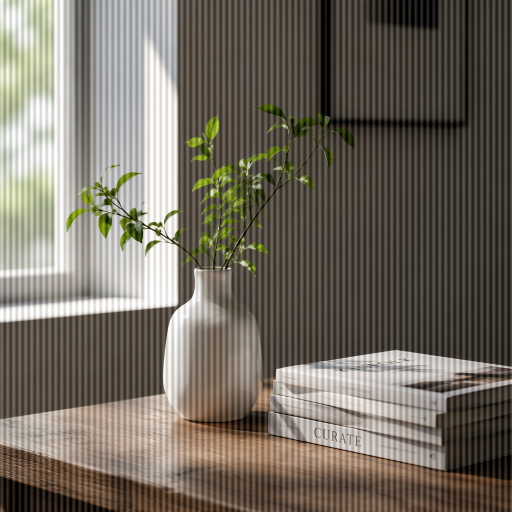
#> input picture 底层算法演示/周期性噪声/assets/periodic_noise.png, 1024 x 1024 px (shown at 1/2 size); the run also reads 1 picture not shown here
$ python periodic_noise.py --input ../assets/periodic_noise.png
#> lines starting #> are read from the running program, lines starting #| are printed output that depends on the picture; after the words box and inside, x2 and y2 are one past the last pixel; in counts of white or black regions, pixels touching at a corner belong together
# -*- coding: utf-8 -*-
"""
@file    periodic_noise.py
@brief   周期性噪声演示：在频域定位噪声峰值并用陷波滤波器去除。
@details 流程：傅里叶变换 -> 定位噪声峰值 -> 构造陷波滤波器 -> 逆变换复原。
@note    依赖：opencv-python、numpy
         周期性噪声在频域表现为成对出现的孤立亮点（关于零频对称），
         用陷波掩膜把它们和对称点一起挖掉即可，比空域滤波干净得多。
"""

import argparse
import math
import os

import cv2
import numpy as np

PANEL_WIDTH = 480
PANEL_HEIGHT = 360
TITLE_HEIGHT = 30


def locate_asset(file_name):
    """@brief 在若干候选位置中查找素材，便于从不同工作目录运行。"""
#> called with file_name = 'photo.png'
    candidates = [
        os.path.join("..", "..", "assets", file_name),
        os.path.join("..", "assets", file_name),
        os.path.join("assets", file_name),
    ]
    for path in candidates:
        if os.path.exists(path):
            return path
    return candidates[0]


def output_dir_for(input_path):
    """@brief 由素材路径推导输出目录：<demo>/assets/x.png -> <demo>/output。"""
    directory = os.path.dirname(input_path)
    if os.path.basename(directory) == "assets":
        directory = os.path.dirname(directory)
    return os.path.join(directory, "output")


def fit_panel(image, title):
    """@brief 等比缩放并居中留白到固定面板。"""
    bgr = cv2.cvtColor(image, cv2.COLOR_GRAY2BGR) if image.ndim == 2 else image
    scale = min(PANEL_WIDTH / bgr.shape[1], PANEL_HEIGHT / bgr.shape[0])
    scaled = cv2.resize(bgr, None, fx=scale, fy=scale, interpolation=cv2.INTER_AREA)
    panel = np.full((PANEL_HEIGHT + TITLE_HEIGHT, PANEL_WIDTH, 3), 255, dtype=np.uint8)
    x = (PANEL_WIDTH - scaled.shape[1]) // 2
    y = TITLE_HEIGHT + (PANEL_HEIGHT - scaled.shape[0]) // 2
    panel[y:y + scaled.shape[0], x:x + scaled.shape[1]] = scaled
    cv2.putText(panel, title, (8, 21), cv2.FONT_HERSHEY_SIMPLEX, 0.5, (0, 0, 0), 1, cv2.LINE_AA)
    return panel


def montage(panels, cols):
    """@brief 按列数拼接等尺寸面板。"""
    rows = (len(panels) + cols - 1) // cols
    h, w = panels[0].shape[:2]
    canvas = np.full((rows * h, cols * w, 3), 255, dtype=np.uint8)
    for index, panel in enumerate(panels):
        r, c = divmod(index, cols)
        canvas[r * h:r * h + panel.shape[0], c * w:c * w + panel.shape[1]] = panel[:h, :w]
    return canvas


def psnr(image, reference):
    """@brief 计算两幅 8 位灰度图的 PSNR(dB)。"""
    diff = image.astype(np.float64) - reference.astype(np.float64)
    mse = float(np.mean(diff * diff))
    return 99.0 if mse <= 0 else 10.0 * math.log10(255.0 * 255.0 / mse)


def main():
    """@brief 主流程：频谱峰值检测 + 陷波滤波。"""
    parser = argparse.ArgumentParser(
        description="周期性噪声演示：DFT 峰值检测 + 陷波滤波")
    parser.add_argument("-i", "--input", default=None,
                        help="含噪图像，缺省读取 assets/periodic_noise.png")
    parser.add_argument("-r", "--reference", default=None,
                        help="干净参考图，缺省读取 assets/photo.png")
    parser.add_argument("-o", "--output", default=None,
                        help="输出图像路径，缺省写入 <目录>/output/periodic_noise.png")
    parser.add_argument("-p", "--peaks", type=int, default=4,
                        help="要挖掉的峰值对数量")
    parser.add_argument("-n", "--notchRadius", type=int, default=7,
                        help="陷波半径(像素)")
    parser.add_argument("-d", "--display", action="store_true", help="弹窗显示")
    args = parser.parse_args()

    input_path = args.input or locate_asset("periodic_noise.png")
    ref_path = args.reference or locate_asset("photo.png")

    src_color = cv2.imread(input_path, cv2.IMREAD_COLOR)
#> src_color is the input picture: shape (1024, 1024, 3); mean B, G, R 97.6, 108.1, 115.1
    if src_color is None:
        raise FileNotFoundError("无法读取图像: {}".format(os.path.abspath(input_path)))
    gray = cv2.cvtColor(src_color, cv2.COLOR_BGR2GRAY)
    img = gray.astype(np.float32)

    # 步骤 1：傅里叶变换并求对数幅度谱。
    spectrum = np.fft.fft2(img)
    magnitude = np.log1p(np.abs(spectrum))
    magnitude = np.fft.fftshift(magnitude)
    spectrum_view = cv2.normalize(magnitude, None, 0, 255, cv2.NORM_MINMAX).astype(np.uint8)

    # 步骤 2：定位噪声峰值。屏蔽中心低频区，再逐个做非极大值抑制。
    radius = max(2, args.notchRadius)
    peak_count = max(1, args.peaks)
    work = magnitude.copy()
    center = (work.shape[1] // 2, work.shape[0] // 2)
#> center = (512, 512)
    cv2.circle(work, center, 40, 0, cv2.FILLED)  # 屏蔽低频主瓣，避免把图像自身结构当成噪声峰
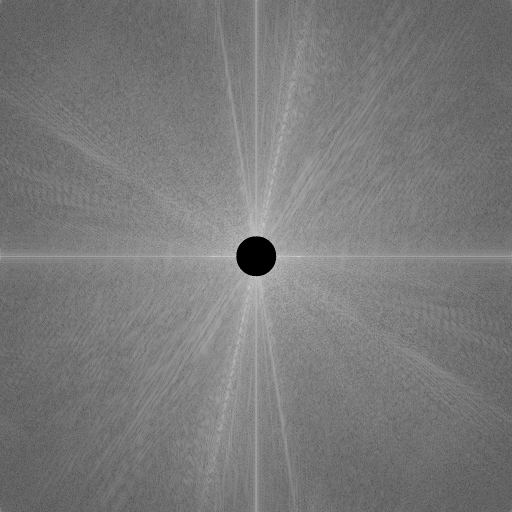
#> work: shape (1024, 1024) float64 (shown at 1/2 size); min 0, max 16.24, mean 7.77; drawn with min black and max white

    peaks = []
    for _ in range(peak_count):
        index = int(np.argmax(work))
        y, x = divmod(index, work.shape[1])
        peaks.append((x, y))
        # 峰值必然成对出现，抑制时要连同对称点一起挖掉，否则会重复计入同一对。
        cv2.circle(work, (x, y), radius * 3, 0, cv2.FILLED)
        cv2.circle(work, (2 * center[0] - x, 2 * center[1] - y), radius * 3, 0, cv2.FILLED)
#> this loop made 4 passes
#> (index, y, x) on passes 1 to 4: (524715, 512, 427), (524750, 512, 462), (481786, 470, 506), (460301, 449, 525)
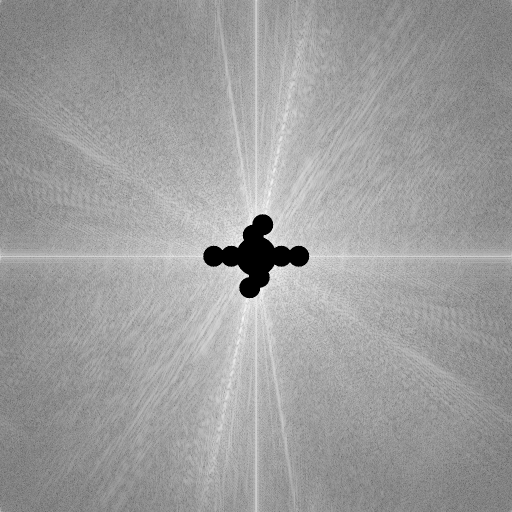
#> work: shape (1024, 1024) float64 (shown at 1/2 size); 0.83% of pixels changed, all inside (x1, y1, x2, y2) = (406, 428, 619, 597); drawn with min black and max white
#> after the loop, peaks = [(427, 512), (462, 512), (506, 470), (525, 449)]

    # 步骤 3：构造陷波滤波器。峰值成对出现，对称点要一起挖掉。
    notch = np.ones(img.shape, np.float32)
    print("输入: {}, 检出峰值 {} 对:".format(input_path, len(peaks)))
#| 输入: ../assets/periodic_noise.png, 检出峰值 4 对:
    for x, y in peaks:
        cv2.circle(notch, (x, y), radius, 0, cv2.FILLED)
        symmetric = (2 * center[0] - x, 2 * center[1] - y)
        cv2.circle(notch, symmetric, radius, 0, cv2.FILLED)
        print("  ({}, {}) 及其对称点 ({}, {})".format(x, y, symmetric[0], symmetric[1]))
#> this loop made 4 passes
#> (x, y, symmetric) on passes 1 to 4: (427, 512, (597, 512)), (462, 512, (562, 512)), (506, 470, (518, 554)), (525, 449, (499, 575))
#|   (427, 512) 及其对称点 (597, 512)
#|   (462, 512) 及其对称点 (562, 512)
#|   (506, 470) 及其对称点 (518, 554)
#|   (525, 449) 及其对称点 (499, 575)
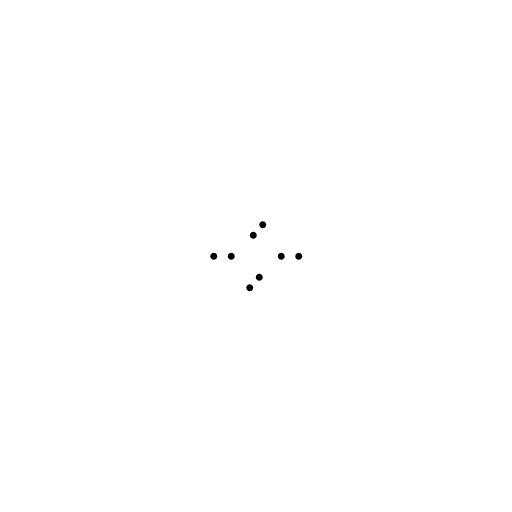
#> notch: shape (1024, 1024) float32 (shown at 1/2 size); values 0 (black) and 1 (white), 99.9% white; 8 black regions, largest, box (x1, y1, x2, y2) and area: (518, 442, 533, 457) 149, (499, 463, 514, 478) 149, (420, 505, 435, 520) 149

    # 步骤 4：陷波后逆变换。掩膜在中心化坐标系下构造，需反中心化后才对齐原始频谱。
    notch = np.fft.ifftshift(notch)
#> notch: shape (1024, 1024) float32; values 0 (black) and 1 (white), 99.9% white; 14 black regions (2 under 20 px), largest, box (x1, y1, x2, y2) and area: (1004, 56, 1019, 71) 149, (6, 954, 21, 969) 149, (0, 35, 14, 50) 148
    restored = np.fft.ifft2(spectrum * notch)
    result = np.clip(np.real(restored), 0, 255).astype(np.uint8)

    # 质量评估。
    reference = cv2.imread(ref_path, cv2.IMREAD_GRAYSCALE)
#> reference: shape (1024, 1024); min 0, max 253, mean 108.9
    if reference is not None and reference.shape == gray.shape:
        print("  PSNR: 含噪 {:.2f} dB -> 陷波后 {:.2f} dB".format(
            psnr(gray, reference), psnr(result, reference)))
#> in psnr, `diff = image.astype(np.float64) - reference.astype(np.float64)`:
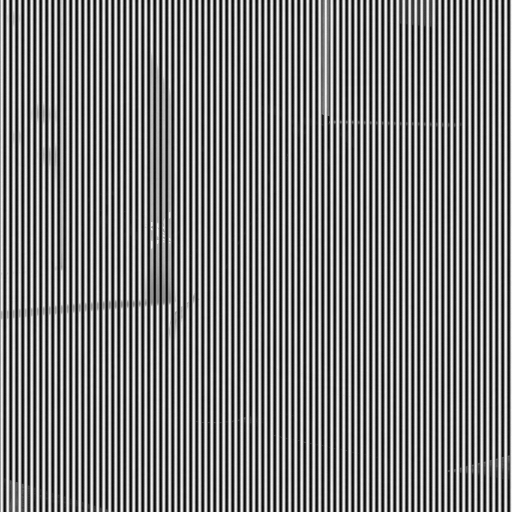
#> diff: shape (1024, 1024) float64 (shown at 1/2 size); min -26, max 27, mean 0.1; drawn with min black and max white
#> in psnr, `mse = float(np.mean(diff * diff))`: mse = 332.1
#> in psnr (call 2), `diff = image.astype(np.float64) - reference.astype(np.float64)`:
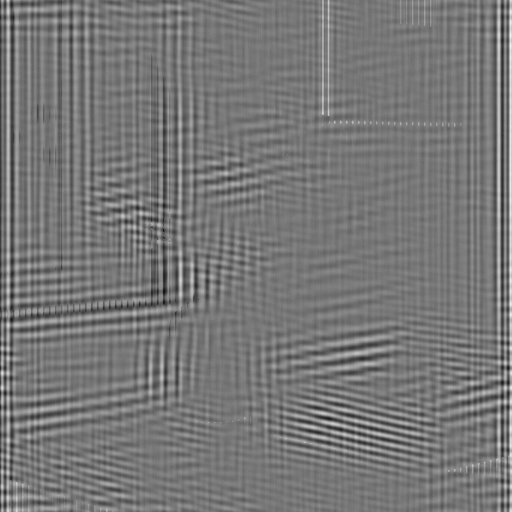
#> diff: shape (1024, 1024) float64 (shown at 1/2 size); min -35, max 39, mean -0.4; drawn with min black and max white
#> in psnr (call 2), `mse = float(np.mean(diff * diff))`: mse = 33.43
#|   PSNR: 含噪 22.92 dB -> 陷波后 32.89 dB
    else:
        print("  参考图缺失，跳过 PSNR 评估")

    panels = [
        fit_panel(reference if reference is not None else gray, "clean reference"),
        fit_panel(gray, "periodic noise"),
        fit_panel(spectrum_view, "magnitude spectrum"),
        fit_panel(result, "notch filtered"),
    ]
#> in fit_panel, `cv2.putText(panel, title, (8, 21), cv2.FONT_HERSHEY_SIMPLEX, 0.5, (0, ..`: panel: shape (390, 480, 3); min 0, max 255, mean 153.4
#> in fit_panel (call 2), `cv2.putText(panel, title, (8, 21), cv2.FONT_HERSHEY_SIMPLEX, 0.5, (0, ..`: panel: shape (390, 480, 3); min 0, max 255, mean 153.5
#> call 4 of fit_panel, with title = 'notch filtered'
#> in fit_panel (call 4), `cv2.putText(panel, title, (8, 21), cv2.FONT_HERSHEY_SIMPLEX, 0.5, (0, ..`:
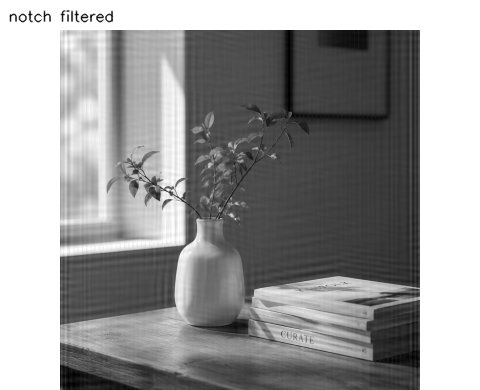
#> panel: shape (390, 480, 3); min 0, max 255, mean 153.2
    output = montage(panels, 2)
#> in montage, `rows = (len(panels) + cols - 1) // cols`: rows = 2
#> in montage, `canvas = np.full((rows * h, cols * w, 3), 255, dtype=np.uint8)`: canvas: shape (780, 960, 3); every value is 255
#> the loop in montage, `for index, panel in enumerate(panels):` made 4 passes
#> (r, c) on passes 1 to 4: (0, 0), (0, 1), (1, 0), (1, 1)
#> after the loop in montage, `for index, panel in enumerate(panels):`:
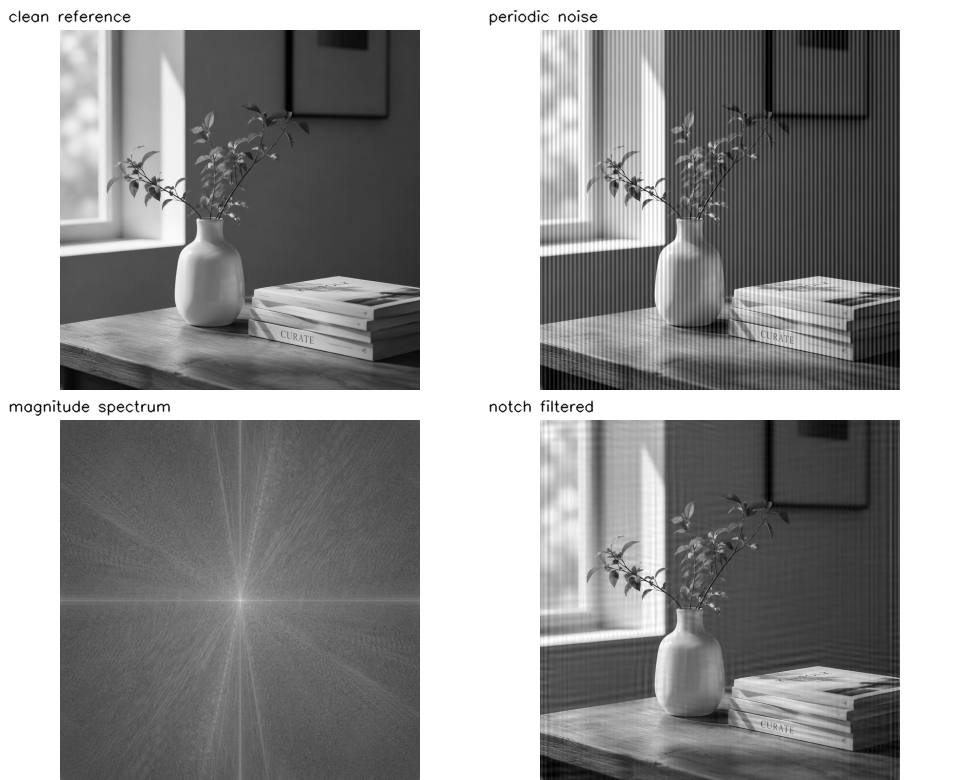
#> canvas: shape (780, 960, 3); min 0, max 255, mean 151.3

    if args.output:
        output_path = args.output
    else:
        out_dir = output_dir_for(input_path)
        os.makedirs(out_dir, exist_ok=True)
        output_path = os.path.join(out_dir, "periodic_noise.png")

    if not cv2.imwrite(output_path, output):
        raise IOError("无法写入输出图像: {}".format(os.path.abspath(output_path)))
    print("结果已保存至 {}".format(os.path.abspath(output_path)))

    if args.display:
        cv2.imshow("periodic noise", output)
        cv2.waitKey(0)
        cv2.destroyAllWindows()


if __name__ == "__main__":
    main()
